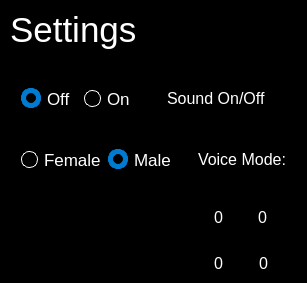
         <widget class="QWidget" name="Settings">
          <property name="enabled">
           <bool>true</bool>
          </property>
          <property name="statusTip">
           <string extracomment="Settings"/>
          </property>
          <property name="whatsThis">
           <string extracomment="Settings"/>
          </property>
          <property name="styleSheet">
           <string notr="true">background-color: rgb(0, 0, 0);</string>
          </property>
          <attribute name="icon">
           <iconset>
            <normaloff>icons/settings.png</normaloff>icons/settings.png</iconset>
          </attribute>
          <attribute name="title">
           <string/>
          </attribute>
          <layout class="QVBoxLayout" name="verticalLayout_24">
           <property name="spacing">
            <number>7</number>
           </property>
           <property name="leftMargin">
            <number>0</number>
           </property>
           <property name="topMargin">
            <number>0</number>
           </property>
           <property name="rightMargin">
            <number>0</number>
           </property>
           <property name="bottomMargin">
            <number>0</number>
           </property>
           <item>
            <widget class="QFrame" name="Settingtitleframe">
             <property name="maximumSize">
              <size>
               <width>16777215</width>
               <height>87</height>
              </size>
             </property>
             <property name="styleSheet">
              <string notr="true">color:white;</string>
             </property>
             <property name="frameShape">
              <enum>QFrame::StyledPanel</enum>
             </property>
             <property name="frameShadow">
              <enum>QFrame::Raised</enum>
             </property>
             <layout class="QVBoxLayout" name="verticalLayout_25">
              <item>
               <widget class="QLabel" name="label">
                <property name="font">
                 <font>
                  <family>Segoe UI</family>
                  <pointsize>26</pointsize>
                 </font>
                </property>
                <property name="text">
                 <string>Settings</string>
                </property>
               </widget>
              </item>
             </layout>
            </widget>
           </item>
           <item>
            <widget class="QFrame" name="frame">
             <property name="styleSheet">
              <string notr="true">color:white;</string>
             </property>
             <property name="frameShape">
              <enum>QFrame::StyledPanel</enum>
             </property>
             <property name="frameShadow">
              <enum>QFrame::Raised</enum>
             </property>
             <layout class="QVBoxLayout" name="verticalLayout_26">
              <property name="spacing">
               <number>0</number>
              </property>
              <property name="leftMargin">
               <number>0</number>
              </property>
              <property name="topMargin">
               <number>0</number>
              </property>
              <property name="rightMargin">
               <number>0</number>
              </property>
              <property name="bottomMargin">
               <number>0</number>
              </property>
              <item>
               <widget class="QFrame" name="soundmode">
                <property name="frameShape">
                 <enum>QFrame::StyledPanel</enum>
                </property>
                <property name="frameShadow">
                 <enum>QFrame::Raised</enum>
                </property>
                <layout class="QHBoxLayout" name="horizontalLayout_7">
                 <item>
                  <widget class="QFrame" name="frame_2">
                   <property name="font">
                    <font>
                     <family>MV Boli</family>
                    </font>
                   </property>
                   <property name="frameShape">
                    <enum>QFrame::StyledPanel</enum>
                   </property>
                   <property name="frameShadow">
                    <enum>QFrame::Raised</enum>
                   </property>
                   <layout class="QHBoxLayout" name="horizontalLayout_8">
                    <item>
                     <widget class="QRadioButton" name="soundoff">
                      <property name="font">
                       <font>
                        <family>Segoe UI</family>
                        <pointsize>13</pointsize>
                       </font>
                      </property>
                      <property name="layoutDirection">
                       <enum>Qt::LeftToRight</enum>
                      </property>
                      <property name="styleSheet">
                       <string notr="true">QRadioButton::indicator {
    width:10px;
    height:10px;
}
QRadioButton::indicator:checked {
    background-color:black;
	border-radius:10px;
    border:5px solid rgb(0, 123, 210);
}
QRadioButton::indicator:unchecked {
    background-color:black;
    width:15px;
    height:15px;
	border-radius:7.5px;
    border:1px solid white;
}</string>
                      </property>
                      <property name="text">
                       <string>Off</string>
                      </property>
                      <property name="checked">
                       <bool>true</bool>
                      </property>
                     </widget>
                    </item>
                    <item>
                     <widget class="QRadioButton" name="soundon">
                      <property name="font">
                       <font>
                        <family>Segoe UI</family>
                        <pointsize>13</pointsize>
                       </font>
                      </property>
                      <property name="layoutDirection">
                       <enum>Qt::LeftToRight</enum>
                      </property>
                      <property name="styleSheet">
                       <string notr="true">QRadioButton::indicator {
    width:10px;
    height:10px;
}
QRadioButton::indicator:checked {
    background-color:black;
	border-radius:10px;
    border:5px solid rgb(0, 123, 210);
}
QRadioButton::indicator:unchecked {
    background-color:black;
    width:15px;
    height:15px;
	border-radius:7.5px;
    border:1px solid white;
}</string>
                      </property>
                      <property name="text">
                       <string>On</string>
                      </property>
                      <property name="checked">
                       <bool>false</bool>
                      </property>
                     </widget>
                    </item>
                   </layout>
                  </widget>
                 </item>
                 <item>
                  <widget class="QFrame" name="frame_16">
                   <property name="frameShape">
                    <enum>QFrame::StyledPanel</enum>
                   </property>
                   <property name="frameShadow">
                    <enum>QFrame::Raised</enum>
                   </property>
                   <layout class="QVBoxLayout" name="verticalLayout_27">
                    <item>
                     <widget class="QLabel" name="label_3">
                      <property name="font">
                       <font>
                        <family>Segoe UI</family>
                        <pointsize>12</pointsize>
                       </font>
                      </property>
                      <property name="text">
                       <string>Sound On/Off</string>
                      </property>
                     </widget>
                    </item>
                   </layout>
                  </widget>
                 </item>
                </layout>
               </widget>
              </item>
              <item>
               <widget class="QFrame" name="voicemode">
                <property name="frameShape">
                 <enum>QFrame::StyledPanel</enum>
                </property>
                <property name="frameShadow">
                 <enum>QFrame::Raised</enum>
                </property>
                <layout class="QHBoxLayout" name="horizontalLayout_9">
                 <item>
                  <widget class="QFrame" name="frame_18">
                   <property name="frameShape">
                    <enum>QFrame::StyledPanel</enum>
                   </property>
                   <property name="frameShadow">
                    <enum>QFrame::Raised</enum>
                   </property>
                   <layout class="QHBoxLayout" name="horizontalLayout_10">
                    <item>
                     <widget class="QRadioButton" name="voicefemale">
                      <property name="font">
                       <font>
                        <family>Segoe UI</family>
                        <pointsize>13</pointsize>
                       </font>
                      </property>
                      <property name="layoutDirection">
                       <enum>Qt::LeftToRight</enum>
                      </property>
                      <property name="styleSheet">
                       <string notr="true">QRadioButton::indicator {
    width:10px;
    height:10px;
}
QRadioButton::indicator:checked {
    background-color:black;
	border-radius:10px;
    border:5px solid rgb(0, 123, 210);
}
QRadioButton::indicator:unchecked {
    background-color:black;
    width:15px;
    height:15px;
	border-radius:7.5px;
    border:1px solid white;
}</string>
                      </property>
                      <property name="text">
                       <string>Female</string>
                      </property>
                     </widget>
                    </item>
                    <item>
                     <widget class="QRadioButton" name="voicemale">
                      <property name="font">
                       <font>
                        <family>Segoe UI</family>
                        <pointsize>13</pointsize>
                       </font>
                      </property>
                      <property name="layoutDirection">
                       <enum>Qt::LeftToRight</enum>
                      </property>
                      <property name="styleSheet">
                       <string notr="true">QRadioButton::indicator {
    width:10px;
    height:10px;
}
QRadioButton::indicator:checked {
    background-color:black;
	border-radius:10px;
    border:5px solid rgb(0, 123, 210);
}
QRadioButton::indicator:unchecked {
    background-color:black;
    width:15px;
    height:15px;
	border-radius:7.5px;
    border:1px solid white;
}</string>
                      </property>
                      <property name="text">
                       <string>Male</string>
                      </property>
                      <property name="checked">
                       <bool>true</bool>
                      </property>
                     </widget>
                    </item>
                   </layout>
                  </widget>
                 </item>
                 <item>
                  <widget class="QFrame" name="frame_17">
                   <property name="frameShape">
                    <enum>QFrame::StyledPanel</enum>
                   </property>
                   <property name="frameShadow">
                    <enum>QFrame::Raised</enum>
                   </property>
                   <layout class="QVBoxLayout" name="verticalLayout_28">
                    <item>
                     <widget class="QLabel" name="label_5">
                      <property name="font">
                       <font>
                        <family>Segoe UI</family>
                        <pointsize>12</pointsize>
                       </font>
                      </property>
                      <property name="text">
                       <string>Voice Mode:</string>
                      </property>
                     </widget>
                    </item>
                   </layout>
                  </widget>
                 </item>
                </layout>
               </widget>
              </item>
             </layout>
            </widget>
           </item>
           <item>
            <widget class="QFrame" name="frame_15">
             <property name="styleSheet">
              <string notr="true">color:white;</string>
             </property>
             <property name="frameShape">
              <enum>QFrame::StyledPanel</enum>
             </property>
             <property name="frameShadow">
              <enum>QFrame::Raised</enum>
             </property>
             <layout class="QHBoxLayout" name="horizontalLayout_11">
              <property name="leftMargin">
               <number>213</number>
              </property>
              <property name="rightMargin">
               <number>11</number>
              </property>
              <item>
               <widget class="QLabel" name="yval">
                <property name="font">
                 <font>
                  <family>Segoe UI</family>
                  <pointsize>12</pointsize>
                 </font>
                </property>
                <property name="text">
                 <string>0</string>
                </property>
               </widget>
              </item>
              <item>
               <widget class="QLabel" name="xval">
                <property name="font">
                 <font>
                  <family>Segoe UI</family>
                  <pointsize>12</pointsize>
                 </font>
                </property>
                <property name="text">
                 <string>0</string>
                </property>
               </widget>
              </item>
             </layout>
            </widget>
           </item>
           <item>
            <widget class="QFrame" name="frame_14">
             <property name="styleSheet">
              <string notr="true">color:white</string>
             </property>
             <property name="frameShape">
              <enum>QFrame::StyledPanel</enum>
             </property>
             <property name="frameShadow">
              <enum>QFrame::Raised</enum>
             </property>
             <layout class="QHBoxLayout" name="horizontalLayout_12">
              <property name="leftMargin">
               <number>213</number>
              </property>
              <item>
               <widget class="QLabel" name="bbtn">
                <property name="font">
                 <font>
                  <family>Segoe UI</family>
                  <pointsize>12</pointsize>
                 </font>
                </property>
                <property name="text">
                 <string>0</string>
                </property>
               </widget>
              </item>
              <item>
               <widget class="QLabel" name="abtn">
                <property name="font">
                 <font>
                  <family>Segoe UI</family>
                  <pointsize>12</pointsize>
                 </font>
                </property>
                <property name="text">
                 <string>0</string>
                </property>
               </widget>
              </item>
             </layout>
            </widget>
           </item>
          </layout>
         </widget>
